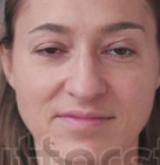
#> input picture Images/IMAGE (1).jpg, 160 x 165 px; its folder holds only this picture in this run
$ python Image_similarity.py
#> lines starting #> are read from the running program, lines starting #| are printed output that depends on the picture
#!/usr/bin/env python
# coding: utf-8

# In[17]:


import cv2
import numpy as np
import glob
import matplotlib.pyplot as plt
import PIL
import time
import os


# In[49]:


img_dir = os.path.join(r"Images","*g")
img_dir = glob.glob(img_dir)
image_l = []


# In[50]:


def MSE(image1_gray_resized_np,image2_gray_resized_np):
     return np.square(image1_gray_resized_np - image2_gray_resized_np).mean()


# In[51]:


def load_img_and_convert(str):
#> called with str = 'Images/IMAGE (1).jpg'
    find_mse = lambda x,y:MSE(x,y)
    img = cv2.imread(str)
#> img is the input picture: shape (165, 160, 3); mean B, G, R 111, 115.6, 155.3
    img = cv2.cvtColor(img,cv2.COLOR_BGR2GRAY)
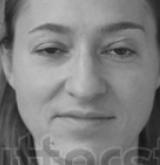
#> img: shape (165, 160); min 20, max 196, mean 126.9
    img = np.asarray(img)
    img = cv2.resize(img,(224,224))
#> img: shape (224, 224)
#| 1 1
#| (1, 224, 224)
    if len(image_l)==0:
        image_l.append(img)
        print("1")
    else:
        iso = list(map(lambda x:find_mse(x,img),image_l))
        check = all(map(lambda x:x>102,iso))
#         print(check,iso)
        if check:
            image_l.append(img)


# In[52]:


def plot_image():
    _,axs = plt.subplots(image_l.shape[0]//3 + 1,3,figsize = (12,12))
    axs = axs.flatten()
    for img,ax in zip(image_l,axs):
        ax.imshow(cv2.cvtColor(img,cv2.COLOR_GRAY2BGR))
#> this loop made 1 pass
    plt.axis("off")
    plt.show()


# In[53]:


for i in img_dir:
    try:
        load_img_and_convert(i)
    except Exception as e:
        print(e)


# In[54]:


print(len(image_l),len(img_dir))
image_l = np.asarray(image_l)
print(image_l.shape)


# In[55]:


plot_image()

$ run again, on Images/IMAGE (20).jpg
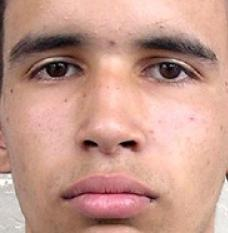
#> input picture Images/IMAGE (20).jpg, 228 x 233 px
#> in load_img_and_convert, img is the input picture: shape (233, 228, 3); mean B, G, R 139.4, 152.9, 197.3
#> in load_img_and_convert, `img = cv2.cvtColor(img,cv2.COLOR_BGR2GRAY)`:
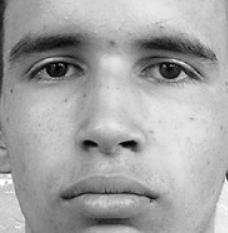
#> img: shape (233, 228); min 2, max 254, mean 164.6
#| 1 1
#| (1, 224, 224)
#> the loop in plot_image, `for img,ax in zip(image_l,axs):` made 1 pass

$ run again, on Images/IMAGE (10).jpg
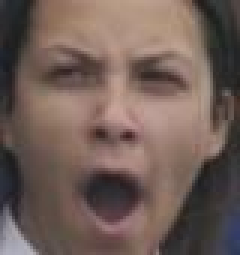
#> input picture Images/IMAGE (10).jpg, 80 x 85 px (shown 3 times larger)
#> in load_img_and_convert, img is the input picture: shape (85, 80, 3); mean B, G, R 87.1, 94, 112.8
#> in load_img_and_convert, `img = cv2.cvtColor(img,cv2.COLOR_BGR2GRAY)`:
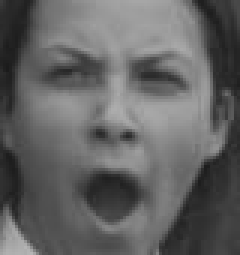
#> img: shape (85, 80) (shown 3 times larger); min 27, max 181, mean 98.9
#> in load_img_and_convert, `img = cv2.resize(img,(224,224))`:
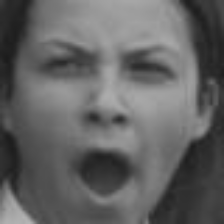
#> img: shape (224, 224); min 28, max 180, mean 98.8
#| 1 1
#| (1, 224, 224)
#> the loop in plot_image, `for img,ax in zip(image_l,axs):` made 1 pass
